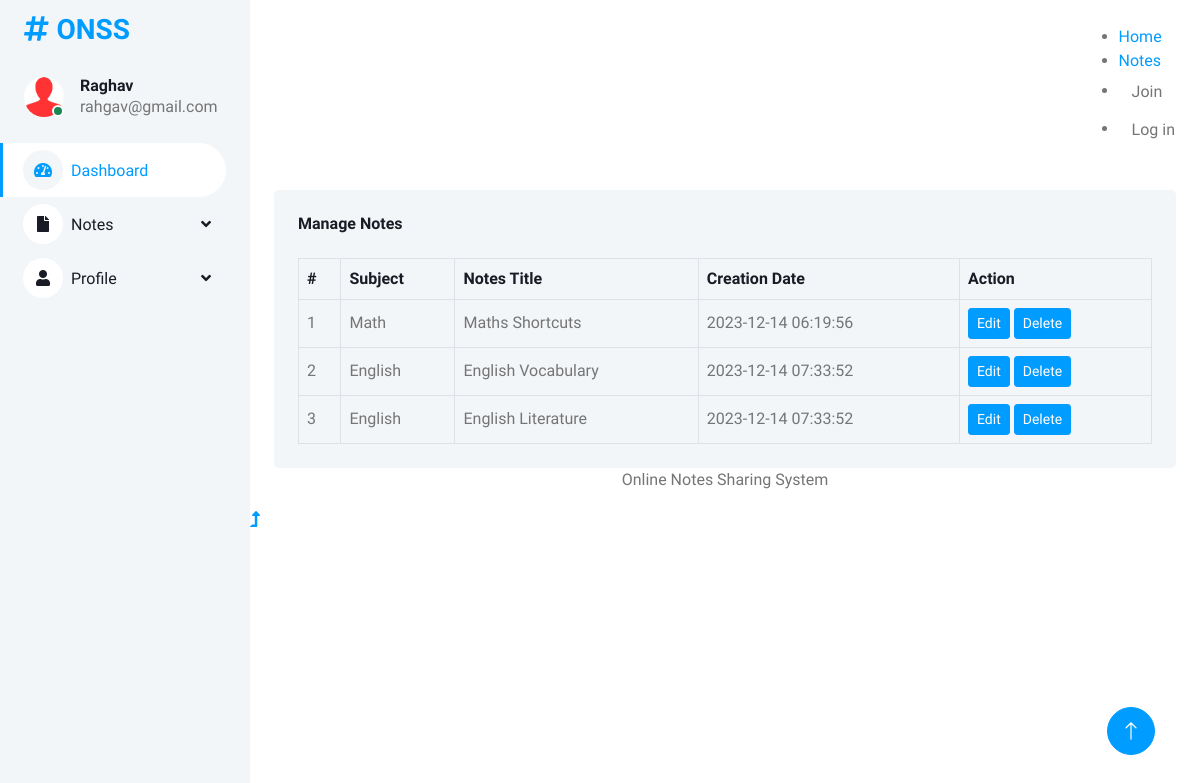
The app's page /users/manage-notes.php (signed in) with its own data.
### tables this page shows
CREATE TABLE `tbluser` (
  `ID` int(5) NOT NULL,
  `FullName` varchar(250) DEFAULT NULL,
  `MobileNumber` bigint(10) DEFAULT NULL,
  `Email` varchar(250) DEFAULT NULL,
  `Password` varchar(250) DEFAULT NULL,
  `RegDate` timestamp NULL DEFAULT current_timestamp()
);

CREATE TABLE `tblnotes` (
  `ID` int(5) NOT NULL,
  `UserID` int(5) DEFAULT NULL,
  `Subject` varchar(250) DEFAULT NULL,
  `NotesTitle` varchar(250) DEFAULT NULL,
  `NotesDecription` longtext DEFAULT NULL,
  `File1` varchar(250) DEFAULT NULL,
  `File2` varchar(250) DEFAULT NULL,
  `File3` varchar(255) DEFAULT NULL,
  `File4` varchar(250) DEFAULT NULL,
  `CreationDate` timestamp NULL DEFAULT current_timestamp(),
  `UpdationDate` timestamp NULL DEFAULT NULL ON UPDATE current_timestamp()
);

### users/manage-notes.php (the view, shortened to what this page needs)
<?php
include('includes/dbconnection.php');
if (strlen($_SESSION['ocasuid']==0)) {
  header('location:logout.php');
  } else{
?>
<!DOCTYPE html>
<html lang="en">
<head>
    <link href="https://cdnjs.cloudflare.com/ajax/libs/font-awesome/5.10.0/css/all.min.css" rel="stylesheet">
    <link href="https://cdn.jsdelivr.net/npm/bootstrap-icons@1.4.1/font/bootstrap-icons.css" rel="stylesheet">
    <link href="lib/owlcarousel/assets/owl.carousel.min.css" rel="stylesheet">
    <link href="lib/tempusdominus/css/tempusdominus-bootstrap-4.min.css" rel="stylesheet" />
    <link href="css/bootstrap.min.css" rel="stylesheet">
    <link href="css/style.css" rel="stylesheet">
</head>
<body>
    <div class="container-fluid position-relative bg-white d-flex p-0">
        <?php include_once('includes/sidebar.php');?>
        <div class="content">
            <?php include_once('includes/header.php');?>
                    <div class="container-fluid pt-4 px-4">
                <div class="bg-light text-center rounded p-4">
                    <div class="d-flex align-items-center justify-content-between mb-4">
                        <h6 class="mb-0">Manage Notes</h6>
                    </div>
                    <div class="table-responsive">
                        <table class="table text-start align-middle table-bordered table-hover mb-0">
                            <thead>
                                <tr class="text-dark">
                                    <th scope="col">#</th>
                                    <th scope="col">Subject</th>
                                    <th scope="col">Notes Title</th>
                                    <th scope="col">Creation Date</th>
                                    <th scope="col">Action</th>
                                </tr>
                            </thead>
                            <tbody>
                                <tr>
                                    <?php
                                    $ocasuid=$_SESSION['ocasuid'];
$sql="SELECT * from tblnotes where UserID=:ocasuid";
$query = $dbh -> prepare($sql);
$query->bindParam(':ocasuid',$ocasuid,PDO::PARAM_STR);
$query->execute();
$results=$query->fetchAll(PDO::FETCH_OBJ);
$cnt=1;
if($query->rowCount() > 0)
{
foreach($results as $row)
{               ?>
                                    <td><?php echo htmlentities($cnt);?></td>
                                    <td><?php  echo htmlentities($row->Subject);?></td>
                                    <td><?php  echo htmlentities($row->NotesTitle);?></td>
                                    <td><?php  echo htmlentities($row->CreationDate);?></td>
                                    <td><a class="btn btn-sm btn-primary" href="edit-notes.php?editid=<?php echo htmlentities ($row->ID);?>">Edit</a> <a class="btn btn-sm btn-primary" href="manage-notes.php?delid=<?php echo ($row->ID);?>"  onclick="return confirm('Do you really want to Delete ?');">Delete</a></td>
                                </tr><?php $cnt=$cnt+1;}} ?>
                            </tbody>
                        </table>
                    </div>
                </div>
            </div>
            <?php include_once('includes/footer.php');?>
        </div>
<?php include_once('includes/back-totop.php');?>
    </div>
</body>
</html><?php }  ?>

### users/css/include/sidebar.php (shortened to what this page needs)
        <div class="sidebar pe-4 pb-3">
            <nav class="navbar bg-light navbar-light">
                <a href="dashboard.php" class="navbar-brand mx-4 mb-3">
                    <h3 class="text-primary"><i class="fa fa-hashtag me-2"></i>ONSS</h3>
                </a>
                <div class="d-flex align-items-center ms-4 mb-4">
                    <div class="position-relative">
                        <img class="rounded-circle" src="img/user.jpg" alt="" style="width: 40px; height: 40px;">
                        <div class="bg-success rounded-circle border border-2 border-white position-absolute end-0 bottom-0 p-1"></div>
                    </div>
                    <div class="ms-3">
                        <?php
$uid=$_SESSION['ocasuid'];
$sql="SELECT * from  tbluser where ID=:uid";
$query = $dbh -> prepare($sql);
$query->bindParam(':uid',$uid,PDO::PARAM_STR);
$query->execute();
$results=$query->fetchAll(PDO::FETCH_OBJ);
$cnt=1;
if($query->rowCount() > 0)
{
foreach($results as $row)
{               ?>
                        <h6 class="mb-0"><?php  echo $row->FullName;?></h6>
                        <span><?php  echo $row->Email;?></span><?php $cnt=$cnt+1;}} ?>
                    </div>
                </div>
                <div class="navbar-nav w-100">
                    <a href="dashboard.php" class="nav-item nav-link active"><i class="fa fa-tachometer-alt me-2"></i>Dashboard</a>
                    <div class="nav-item dropdown">
                        <a href="#" class="nav-link dropdown-toggle" data-bs-toggle="dropdown"><i class="fa fa-file me-2"></i>Notes</a>
                    </div>
  <div class="nav-item dropdown">
                        <a href="#" class="nav-link dropdown-toggle" data-bs-toggle="dropdown"><i class="fa fa-user me-2"></i>Profile</a>
                    </div>
                </div>
            </nav>
        </div>

### users/css/style.css (style rules this page uses)
:root { --primary: #009CFF; --light: #F3F6F9; --dark: #191C24; }
.btn { transition: .5s; }
.btn.btn-primary { color: #FFFFFF; }
.sidebar { position: fixed; top: 0; left: 0; bottom: 0; width: 250px; height: 100vh; overflow-y: auto; background: var(--light); transition: 0.5s; z-index: 999; }
.content { margin-left: 250px; min-height: 100vh; background: #FFFFFF; transition: 0.5s; }
@media (min-width: 992px) { .sidebar { margin-left: 0; } }
@media (min-width: 992px) { .content { width: calc(100% - 250px); } }
.sidebar .navbar .navbar-nav .nav-link { padding: 7px 20px; color: var(--dark); font-weight: 500; border-left: 3px solid var(--light); border-radius: 0 30px 30px 0; outline: none; }
.sidebar .navbar .navbar-nav .nav-link:hover, .sidebar .navbar .navbar-nav .nav-link.active { color: var(--primary); background: #FFFFFF; border-color: var(--primary); }
.sidebar .navbar .navbar-nav .nav-link i { width: 40px; height: 40px; display: inline-flex; align-items: center; justify-content: center; background: #FFFFFF; border-radius: 40px; }
.sidebar .navbar .navbar-nav .nav-link:hover i, .sidebar .navbar .navbar-nav .nav-link.active i { background: var(--light); }
.sidebar .navbar .dropdown-toggle::after { position: absolute; top: 15px; right: 15px; border: none; content: "\f107"; font-family: "Font Awesome 5 Free"; font-weight: 900; transition: .5s; }

### records on screen
tbluser: FullName "Raghav", Email "rahgav@gmail.com"
tblnotes: Subject "Math", NotesTitle "Maths Shortcuts", CreationDate "2023-12-14 06:19:56"
tblnotes: Subject "English", NotesTitle "English Vocabulary", CreationDate "2023-12-14 07:33:52"
tblnotes: Subject "English", NotesTitle "English Literature", CreationDate "2023-12-14 07:33:52"
